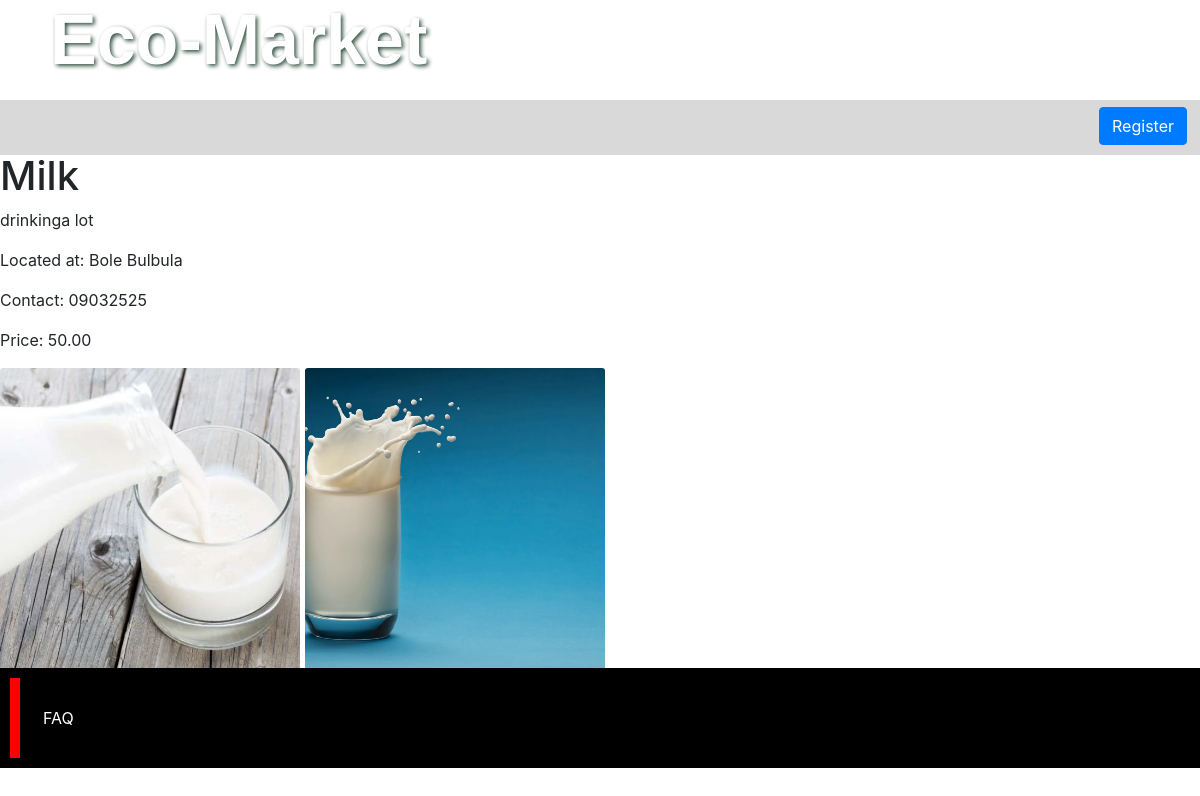
The app's page /product/Milk with its own data.
### products/models.py (models this page shows, shortened)
class Product(models.Model):
    product_type = models.ForeignKey(
        ProductType, related_name="categories", on_delete=models.RESTRICT
    )
    category = models.ForeignKey(
        Category, related_name="product_types", on_delete=models.RESTRICT
    )
    title = models.CharField(
        verbose_name=("Title"), help_text=("required"), max_length=255
    )
    description = models.TextField(
        verbose_name=("description"), help_text=("not required"), blank=True
    )
    location = models.CharField(
        verbose_name=("location"), help_text=("required"), blank=True, max_length=255
    )
    contact = models.CharField(
        verbose_name=("contact"), help_text=("required"), blank=True, max_length=255
    )
    slug = models.SlugField(max_length=255)
    regular_price = models.DecimalField(
        verbose_name=("Regular Price"),
        help_text=("Maximum 99,999"),
        error_messages={
            "name": {
                "max_length": ("THe price should be between 0 and 99,999"),
            },
        },
        max_digits=6,
        decimal_places=2,
    )
    discount_price = models.DecimalField(
        verbose_name=("Discount Price"),
        help_text=("Maximum 99,999"),
        error_messages={
            "name": {
                "max_length": ("The price should be between 0 and 99,999"),
            },
        },
        max_digits=6,
        decimal_places=2,
    )
    is_active = models.BooleanField(
        verbose_name=("Product visibility"),
        help_text=("Change product visibility"),
        default=True,
    )
    created_at = models.DateTimeField(("Created at"), auto_now_add=True, editable=False)
    updated_at = models.DateTimeField(("Updated at"), auto_now=True)
    class Meta:
        ordering = ["-created_at"]
        verbose_name = "Product"
        verbose_name_plural = "Products"

class ProductImage(models.Model):
    product = models.ForeignKey(
        Product, on_delete=models.CASCADE, related_name="product_image"
    )
    image = models.ImageField(
        verbose_name=("images"),
        help_text=("upload the product image"),
        upload_to="images",
        default="images/default.png",
    )
    alt_text = models.CharField(
        verbose_name=("Alternative Text"),
        help_text=("Please add alternative text"),
        max_length=255,
        null=True,
        blank=True,
    )
    is_feature = models.BooleanField(default=False)
    created_at = models.DateTimeField(auto_now_add=True, editable=False)
    UPDATED_at = models.DateTimeField(auto_now=True)
    class Meta:
        verbose_name = "product Image"
        verbose_name_plural = "product Images"

### products/views.py (the view)
# urls.py: path("product/<slug:slug>", views.product_detail, name="product_detail"),
def product_detail(request, slug):
    product = get_object_or_404(Product, slug=slug, is_active=True)
    template_name = "single.html"
    context = {
        "product": product,
        "template_name": template_name,
    }
    return render(request, "single.html", {"product": product})

### templates/single.html (shortened to what this page needs)
{% extends 'base.html' %}
{% block content %}
    <h1>{{ product.title }}</h1>
    <p>{{ product.description }}</p>
    <p>Located at: {{ product.location }}</p>
    <p>Contact: {{ product.contact }}</p>
    <p>Price: {{ product.regular_price }}</p>
    {% for image in product.product_image.all %} {% if image.is_feature %}
    <img
      class="card-img-top custom-img"
      width="200px"
      height="200px"
      src="{{ image.image.url }}"
      alt="{{ image.image.alt_text }}"
    />
    {% else %}
    <img
      class="card-img-top custom-img"
      width="100px"
      height="100px"
      src="{{ image.image.url }}"
      alt="{{ image.image.alt_text }}"
    />
    {%endif%} {% endfor%}
   {% endblock %}

### static/css/index.css (style rules this page uses)
body, html { margin: 0; padding: 0; height: 100%; background: rgb(255, 255, 255); background-image: rgb(226, 204, 207); }
.custom-img { object-fit: cover; height: 300px; width: 300px; }

### records on screen
Product: title "Milk", description "drinkinga lot", location "Bole Bulbula", contact "09032525", regular_price "50.00"
ProductImage: image (picture)
ProductImage: image (picture)
